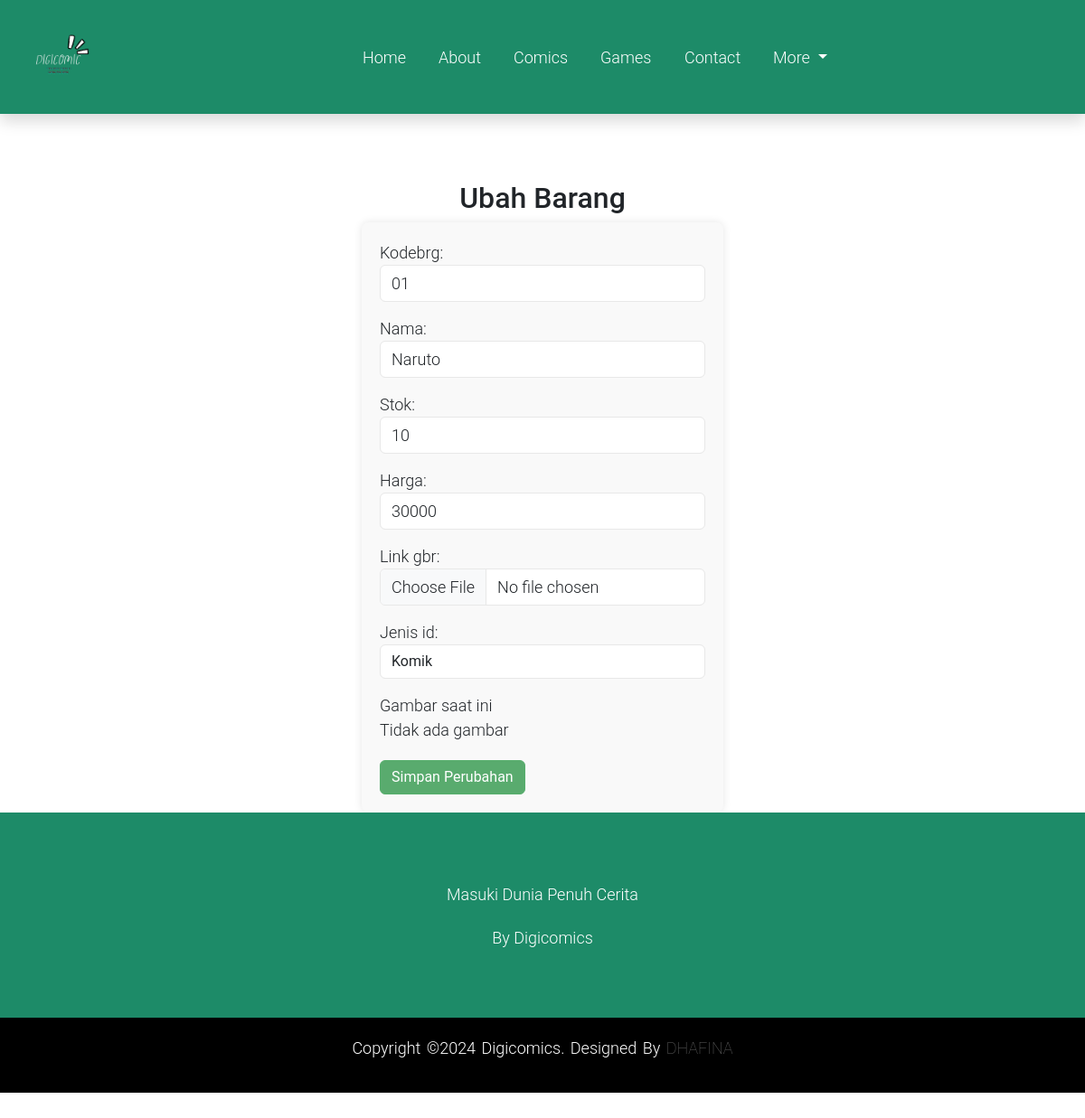
The page /ubah_msg/1/ on the database its author committed.
### dashboard/models.py (models this page shows)
class Barang(models.Model):
    kodebrg = models.CharField(max_length=8)
    nama = models.CharField(max_length=50)
    stok = models.IntegerField()
    harga = models.BigIntegerField()
    link_gbr = models.ImageField(upload_to='barang_images/')
    waktu_posting = models.DateTimeField(auto_now_add=True)
    jenis_id = models.ForeignKey(Jenis, on_delete=models.CASCADE,null=True)

class Jenis(models.Model):
    nama = models.CharField(max_length=50)
    ket = models.TextField()
    def __str__(self):
        return self.nama

### dashboard/views.py (the view)
# urls.py: path('ubah_msg/<int:id>/', ubah_brg, name='ubah_brg'),
def ubah_brg(request, id):
    order = get_object_or_404(Barang, id=id)
    if request.method == 'POST':
        form = FormBarang(request.POST,request.FILES,instance=order)
        if form.is_valid():
            form.save()
            messages.success(request, "barang sudah ter edit")
            return redirect('list_barang')
        else:
            messages.error(request, "Terjadi error ; data is invalid.")
    else:
        form = FormBarang(instance=order)
    context = {
        'form': form,
        'order': order,
    }
    return render(request, 'ubah_brg.html', context)

### dashboard/forms.py
class FormBarang(ModelForm):
    class Meta :
        model=Barang
        fields='__all__'
        widgets = {
            'kodebrg': forms.TextInput({'class':'form-control'}),
            'nama': forms.TextInput({'class':'form-control'}),
            'stok': forms.NumberInput({'class':'form-control'}),
            'harga': forms.NumberInput({'class':'form-control'}),
            'link_gbr': forms.FileInput({'class':'form-control'}),
            'jenis_id': forms.Select({'class':'form-control'}),
        }

### templates/ubah_brg.html (shortened to what this page needs)
{% extends 'base.html' %}
{% load static %}
{% block asia %}
<h2 style="padding-top:200px;" class="text-center">Ubah Barang</h2>
<div class="container">
    <form method="POST" enctype="multipart/form-data">
        {{ form.as_p }}
        <div class="form-group">
            <label for="link_gbr">Gambar saat ini</label><br>
            {% if barangs.link_gbr %}
                <img src="{{ order.link_gbr.url}}" alt="{{ barangs.nama }}">
            {% else %}
                <p>Tidak ada gambar</p>
            {% endif %}
        </div>
        <button type="submit" class="btn btn-success">Simpan Perubahan</button>
    </form>
</div>
{% endblock %}

### static/assets/css/style.css (style rules this page uses)
body { position: relative; padding-bottom: 600px; }
.form-control { border-color: #196aff; }
.form-group { margin-bottom: 1.5rem; }
form { max-width: 400px; margin: 0 auto; padding: 20px; background-color: #f9f9f9; border-radius: 8px; box-shadow: 0 0 10px rgba(0, 0, 0, 0.1); }
.form-control { border-color: #ccc; }
.form-group { margin-bottom: 20px; }

### static/assets/tmplt/css/templatemo.css (style rules this page uses)
body, ul, li, p, a, label, input, div { font-family: 'Roboto', sans-serif; font-size: 18px !important; font-weight: 300 !important; }
.btn-success { background-color: #59ab6e !important; border-color: #56ae6c !important; }
.form-control { border: 1px solid #e8e8e8; }

### rows shown on the page
Barang: kodebrg "01", nama "Naruto", stok "10", harga "30000", jenis_id "Komik"
